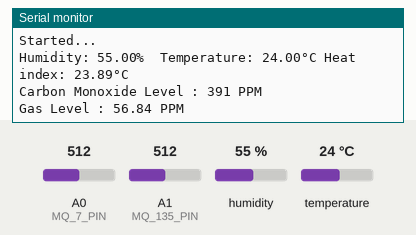
A sketch run on a simulated Arduino Uno, built with avr-gcc and run on an emulated ATmega328P. Parts: the last lines printed to the serial monitor. The inputs (shaded band) are chosen by the test bench; at power-on: humidity 55 %, A1 (MQ_135_PIN) = 512, A0 (MQ_7_PIN) = 512, temperature 24 °C.

Above: at 3.8 s.
3.9 s: humidity set to 22 %
5.4 s: A1 (MQ_135_PIN) set to 716
At 6.15 s:
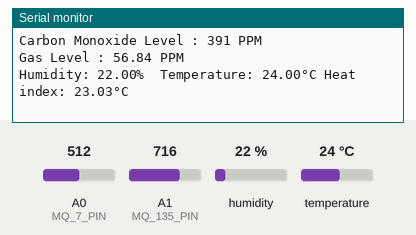
6.9 s: A0 (MQ_7_PIN) set to 306
At 7.6 s:
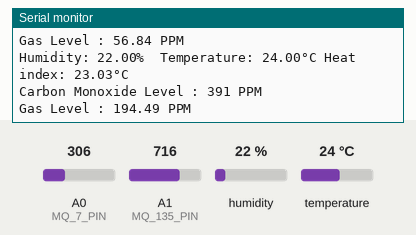
8.4 s: temperature set to 12 °C
At 9.7 s:
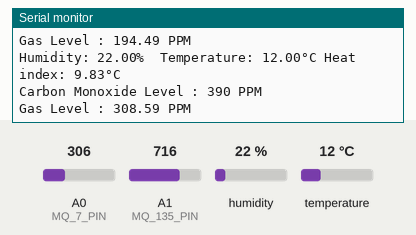
9.9 s: A0 (MQ_7_PIN) set to 90
11.4 s: A1 (MQ_135_PIN) set to 992
At 12.5 s:
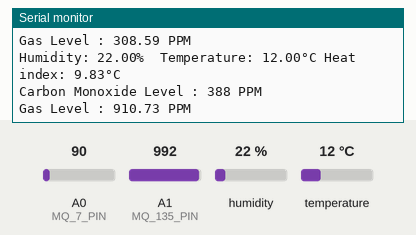
Timing chart, 0 to 13.9 s (numbered marks = the images above; inputs shaded):
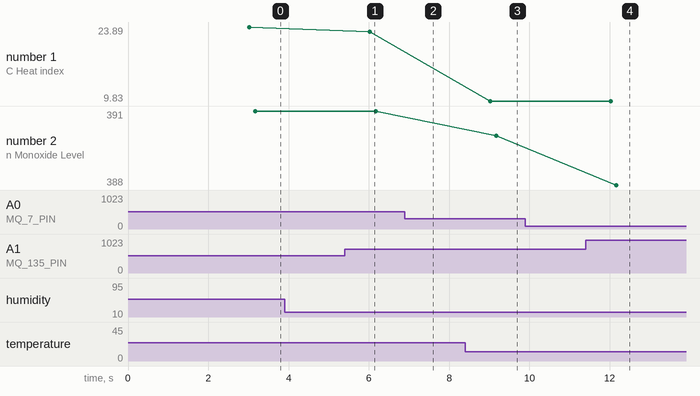

Measured:
- after the input at 8.4 s, the serial monitor: prints a new line after 0.62 s (image 3)
- after the input at 11.4 s, the serial monitor: prints a new line after 0.80 s (image 4)
- plotted number 1: 23.03 → 9.83 after the input at 8.4 s

The sketch:

Apex.ino
```cpp
#include <SoftwareSerial.h>
#include "DHT.h"

SoftwareSerial BTSerial(10, 11);

// Delay between sensor reads, in seconds
#define READ_DELAY 3

#define DHTPIN 2    // Digital pin connected to the DHT sensor

#define MQ_7_PIN A0
#define MQ_135_PIN A1

// MQ-7 Variables
#define MQ7_DEFAULTPPM 392 //default ppm of CO2 for calibration
#define MQ7_DEFAULTRO 41763 //default Ro for MQ135_DEFAULTPPM ppm of CO2
#define MQ7_SCALINGFACTOR 116.6020682 //CO2 gas value
#define MQ7_EXPONENT -2.769034857 //CO2 gas value
#define MQ7_MAXRSRO 2.428 //for CO2
#define MQ7_MINRSRO 0.358 //for CO2

// MQ-135 Variables
/// The load resistance on the board
#define RLOAD 10.0
/// Calibration resistance at atmospheric level
#define RZERO 76.63
/// Parameters for calculating ppm of air from sensor resistance
#define PARA 116.6020682
#define PARB 2.769034857

/// Parameters to model temperature and humidity dependence
#define CORA 0.00035
#define CORB 0.02718
#define CORC 1.39538
#define CORD 0.0018

/// Atmospheric air level for calibration purposes
#define ATMOCO2 397.13

#define DHTTYPE DHT11

DHT dht(DHTPIN, DHTTYPE);

void setup() {
  Serial.begin(9600);
  Serial.println("Started...");

  BTSerial.begin(9600);
  BTSerial.println("BT Started...");

  dht.begin();
}

unsigned long previousMillis = 0;

const long interval = 3000;

void loop() {
  unsigned long currentMillis = millis();

  if (currentMillis - previousMillis >= interval) {
    previousMillis = currentMillis;
    sensorRead();
  }
}

void sensorRead(){
   float h = dht.readHumidity();
  // Read temperature as Celsius (the default)
  float t = dht.readTemperature();
  // Compute heat index in Celsius (isFahreheit = false)
  float hic = dht.computeHeatIndex(t, h, false);

  // Check if any reads failed and exit early (to try again).
  if (isnan(h) || isnan(t)) {
    Serial.println(F("Failed to read from DHT sensor!"));
  } else {
    Serial.print(F("Humidity: "));
    Serial.print(h);
    Serial.print(F("%  Temperature: "));
    Serial.print(t);
    Serial.print(F("°C "));
    Serial.print(F("Heat index: "));
    Serial.print(hic);
    Serial.print(F("°C \n"));
  }

  BTSerial.println("H:" + String(h,2));
  BTSerial.println("T:" + String(t,2));
  BTSerial.println("HI:" + String(hic, 2));

  float COLevel = 0;

  for (int i = 0; i <= 100; i++)
  {
    COLevel += analogRead(MQ_7_PIN);
    delay(1);
  }

  COLevel /= 100.0;

  long mq7_ro = mq7_get_Ro(COLevel, MQ7_DEFAULTPPM);

  long COLevel_ppm = mq7_getppm(COLevel, mq7_ro);

  Serial.print("Carbon Monoxide Level : ");
  Serial.print(COLevel_ppm);
  Serial.println(" PPM");

  BTSerial.println("C:" + String(COLevel_ppm));

  float GasLevel_ppm = mq135_getPPM(t, h, MQ_135_PIN);

  Serial.print("Gas Level : ");
  Serial.print(GasLevel_ppm);
  Serial.println(" PPM");

  BTSerial.println("G:" + String(GasLevel_ppm, 2));
}

////////////////////////////////////////////////////////////////////////////////////////////////////////////
//MQ-7 Functions

// Calculate sensor resistance for MQ-7
// Here Ro means sensor resistance at 100ppm CO in the clean air.
long mq7_get_Ro(long resvalue, double ppm) {
  return (long)(resvalue * exp( log(MQ7_SCALINGFACTOR / ppm) / MQ7_EXPONENT ));
}

// Get the ppm concentration
double mq7_getppm(long resvalue, long ro) {
  double ret = 0;
  double validinterval = 0;
  validinterval = resvalue / (double)ro;
  if (validinterval < MQ7_MAXRSRO && validinterval > MQ7_MINRSRO) {
    ret = (double)MQ7_SCALINGFACTOR * pow( ((double)resvalue / ro), MQ7_EXPONENT);
  }
  return ret;
}

////////////////////////////////////////////////////////////////////////////////////////
// MQ-135 Functions

float getCorrectionFactor(float t, float h) {
  return CORA * t * t - CORB * t + CORC - (h - 33.) * CORD;
}

float getResistance(uint8_t pin) {
  int val = analogRead(pin);
  return ((1023. / (float)val) * 5. - 1.) * RLOAD;
}

float getCorrectedResistance(float t, float h, uint8_t pin) {
  return getResistance(pin) / getCorrectionFactor(t, h);
}

float mq135_getPPM(float t, float h, uint8_t pin) {
  return PARA * pow((getCorrectedResistance(t, h, pin) / RZERO), -PARB);
}
```
